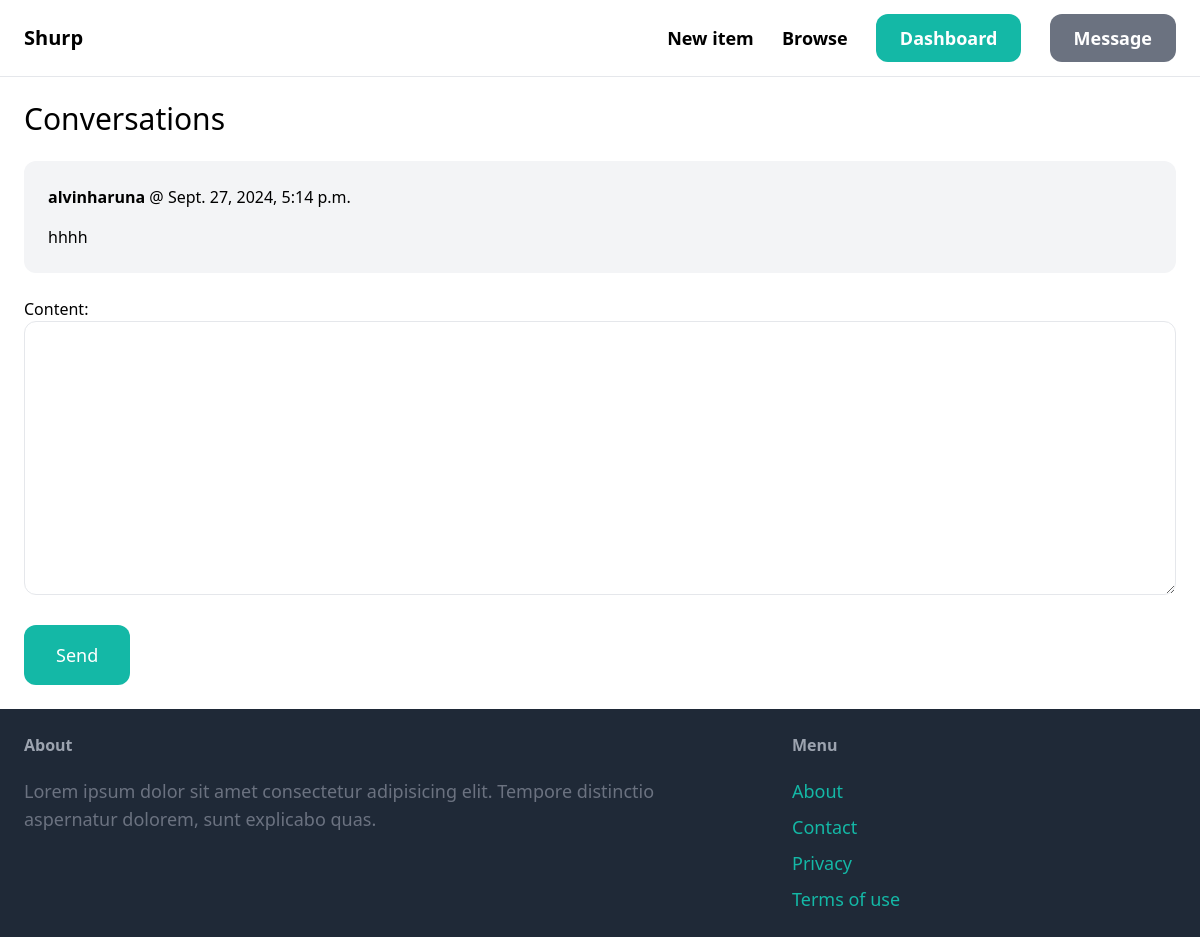
The page /inbox/1/ (signed in) on the database as committed earlier.
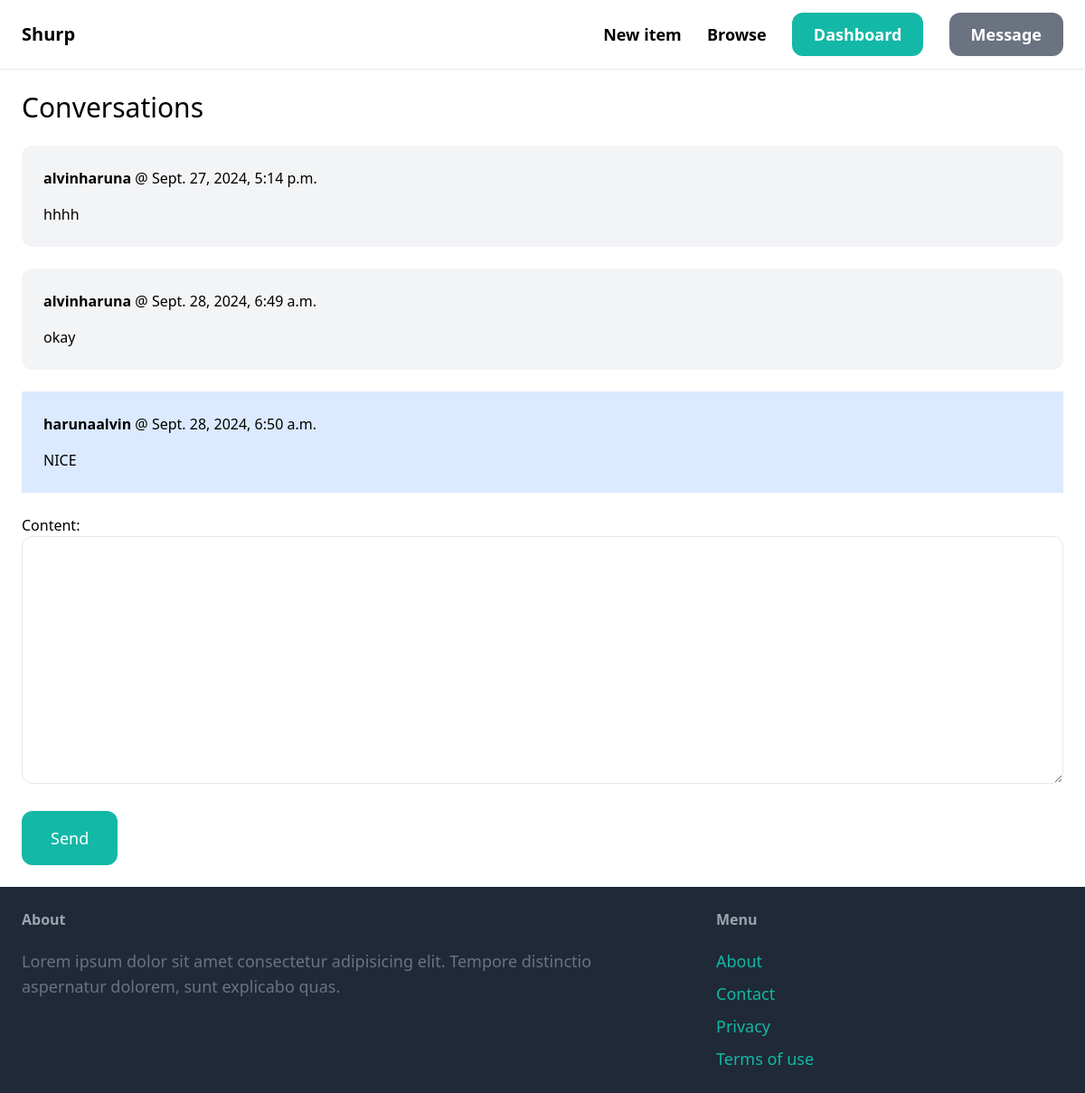
The same page on the database as committed later.
### conversation/models.py (models this page shows)
class ConversationMessage(models.Model):
    conversation = models.ForeignKey(Conversation, related_name='messages', on_delete=models.CASCADE)
    content = models.TextField()
    created_at = models.DateTimeField(auto_now_add=True)
    created_by = models.ForeignKey(User, related_name='created_messages', on_delete=models.CASCADE)

### conversation/views.py (the view)
# urls.py: path('<int:pk>/', views.detail, name='detail'),
@login_required
def detail(request, pk):
    conversation = Conversation.objects.filter(members__in=[request.user.id]).get(pk=pk)
    if request.method == 'POST':
        form = ConversationMessageForm(request.POST)
        if form.is_valid():
            conversation_message = form.save(commit=False)
            conversation_message.conversation = conversation
            conversation_message.created_by = request.user
            conversation_message.save()
            conversation.save()
            return redirect('conversation:detail', pk=pk)
    else:
        form = ConversationMessageForm()
    return render(request, 'conversation/detail.html', {
        'conversation': conversation,
        'form': form
    })

### conversation/forms.py
class ConversationMessageForm(forms.ModelForm):
    class Meta:
        model = ConversationMessage
        fields = ('content',)
        widgets = {
            'content': forms.Textarea(attrs={
                'class': 'w-full py-4 px-6 rounded-xl border'
            })
        }

### conversation/templates/conversation/detail.html (shortened to what this page needs)
{% extends 'core/base.html' %}
{% block content %}
<h1 class="mb-6 text-3xl">Conversations</h1>
<div class="space-y-6">
    {% for message in conversation.messages.all %}
            <div class="p-6 flex {% if message.created_by == request.user %}bg-blue-100{% else %} bg-gray-100 rounded-xl {% endif %}">
                <div>
                    <p class="mb-4">
                        <strong>{{ message.created_by.username }}</strong> @ {{ message.created_at }}
                    </p>
                    <p>{{ message.content }}</p>
                </div>
            </div>
    {% endfor %}
</div>
<form action="." method="post" class="mt-6">
    {{ form.as_p }}
    <button type="submit" class="mt-6 py-4 px-8 text-lg bg-teal-500 hover:bg-teal-700 rounded-xl text-white">Send</button>
</form>
{% endblock %}

### core/templates/core/base.html (shortened to what this page needs)
<!DOCTYPE html>
<html lang="en">
<head>
    <script src="https://cdn.tailwindcss.com"></script>
</head>
<body>
    <nav class="py-6 px-6 flex justify-between items-center border-b border-gray-200">
        <a href="/" class="text-xl font-semibold">Shurp</a>
        <div class="space-x-6">
            <a href="{% url 'item:new' %}" class="text-lg font-semibold hover:text-gray-500">New item</a>
            <a href="{% url 'item:items' %}" class="text-lg font-semibold hover:text-gray-500">Browse</a>
            {% if request.user.is_authenticated %}
                <a href="{% url 'dashboard:index' %}" class="px-6 py-3 text-lg font-semibold bg-teal-500 text-white rounded-xl hover:bg-teal-700">Dashboard</a>
                <a href="{% url 'conversation:inbox' %}" class="px-6 py-3 text-lg font-semibold bg-gray-500 text-white rounded-xl hover:bg-gray-700">Message</a>
            {% else %}
                <a href="{% url 'core:signup' %}" class="px-6 py-3 text-lg font-semibold bg-teal-500 text-white rounded-xl hover:bg-teal-700">Sign up</a>
                <a href="{% url 'core:login' %}" class="px-6 py-3 text-lg font-semibold bg-gray-500 text-white rounded-xl hover:bg-gray-700">Login up</a>
            {% endif %}
        </div>
    </nav>
    <div class="px-6 py-6">
        {% block content %}
        {% endblock %}
    </div>
    <footer class="py-6 px-6 flex justify-between bg-gray-800">
        <div class="w-2/3 pr-10">
            <h3 class="mb-5 font-semibold text-gray-400">About</h3>
            <p class="text-lg text-gray-500">
                Lorem ipsum dolor sit amet consectetur adipisicing elit. Tempore distinctio aspernatur dolorem, sunt explicabo quas.
            </p>
        </div>
        <div class="w-1/3">
            <h3 class="mb-5 font-semibold text-gray-400">Menu</h3>
            <ul class="space-y-2">
                <li><a href="{% url 'about' %}" class="text-lg text-teal-500 hover:text-teal-700">About</a></li>
                <li><a href="{% url 'core:contact' %}" class="text-lg text-teal-500 hover:text-teal-700">Contact</a></li>
                <li><a href="{% url 'privacy' %}" class="text-lg text-teal-500 hover:text-teal-700">Privacy</a></li>
                <li><a href="{% url 'terms' %}" class="text-lg text-teal-500 hover:text-teal-700">Terms of use</a></li>
            </ul>
        </div>
    </footer>
</body>
</html>

Rows that differ between the two databases and show on the page:
added ConversationMessage: created_by.username "alvinharuna", created_at "Sept. 28, 2024, 6:49 a.m.", content "okay"
added ConversationMessage: created_by.username "harunaalvin", created_at "Sept. 28, 2024, 6:50 a.m.", content "NICE"
